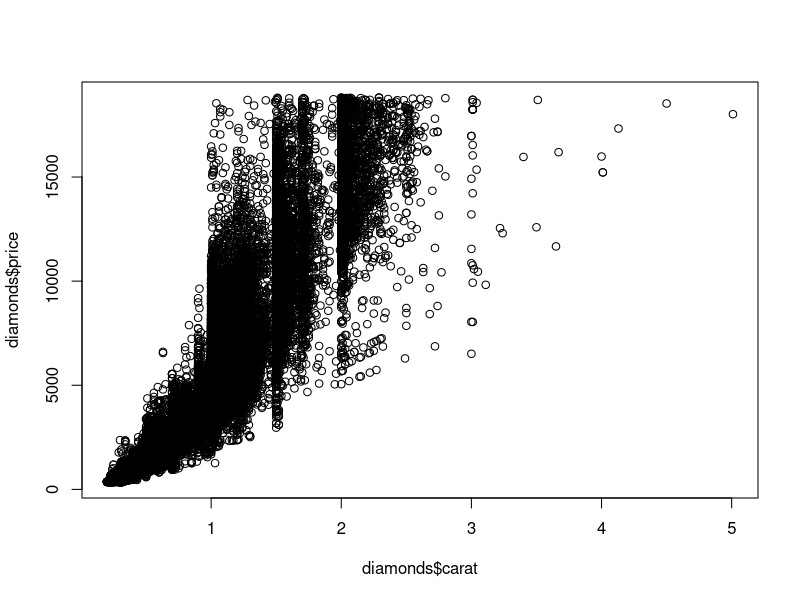
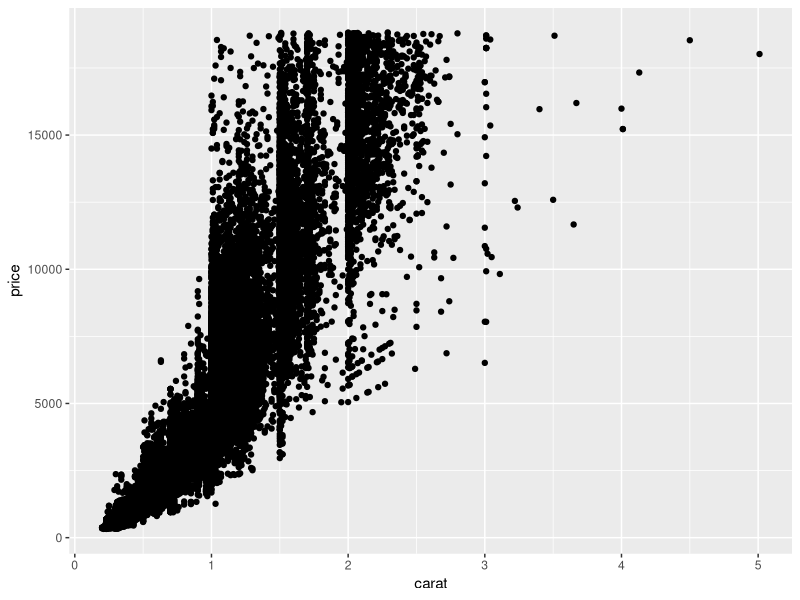
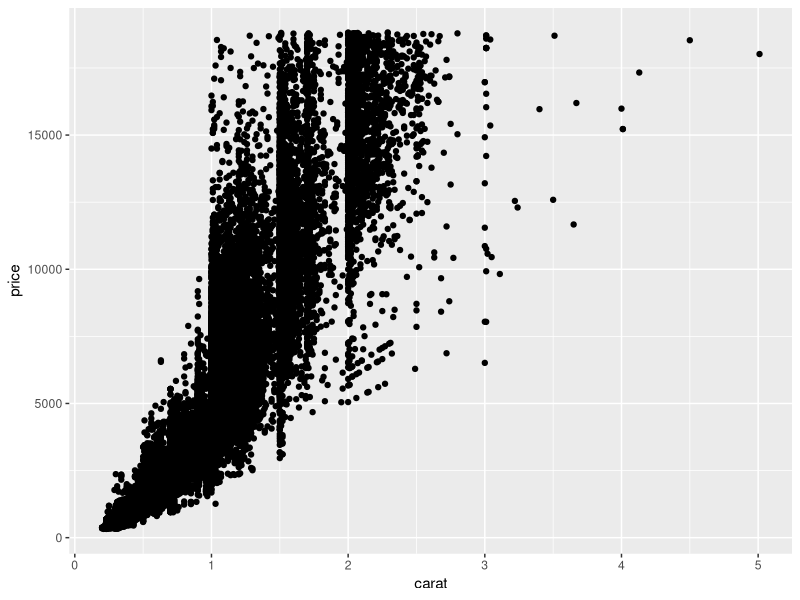
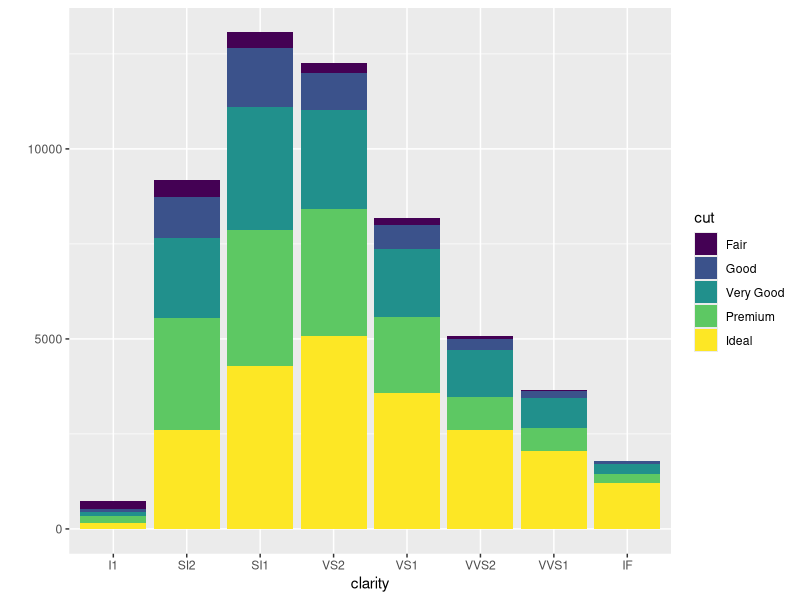
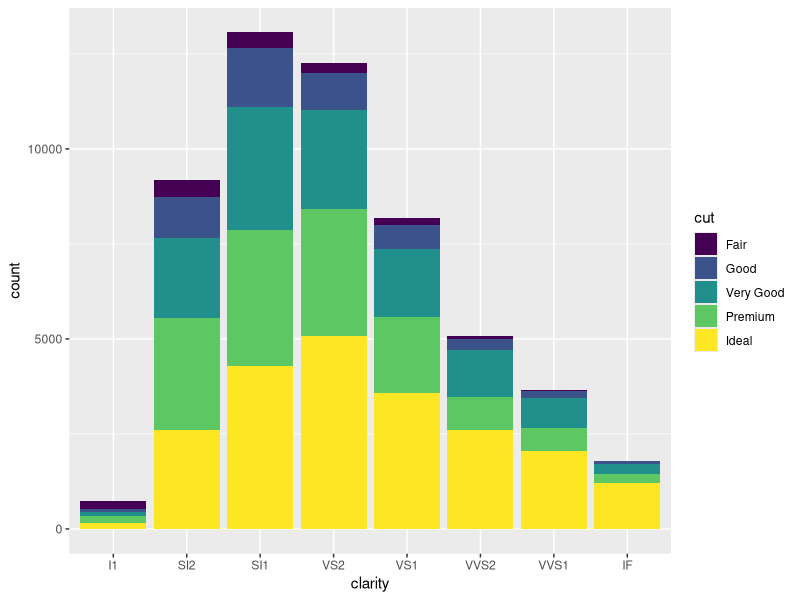
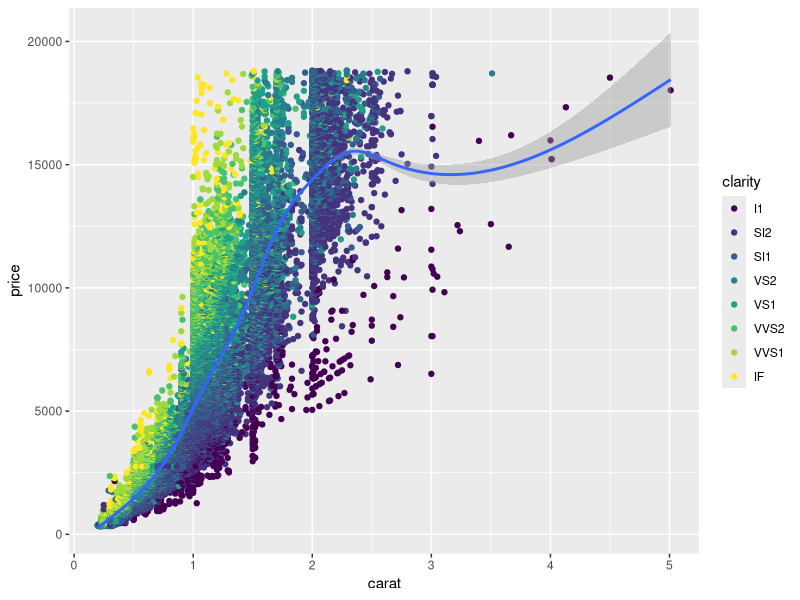
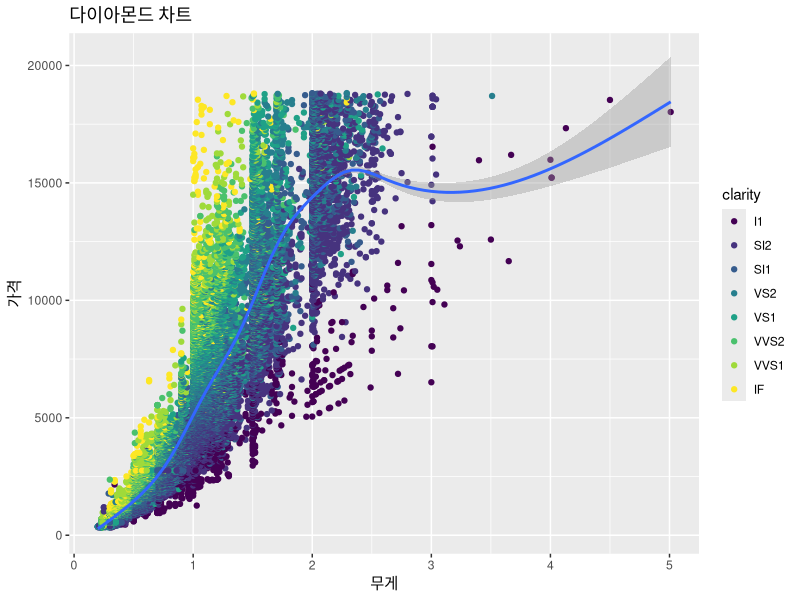
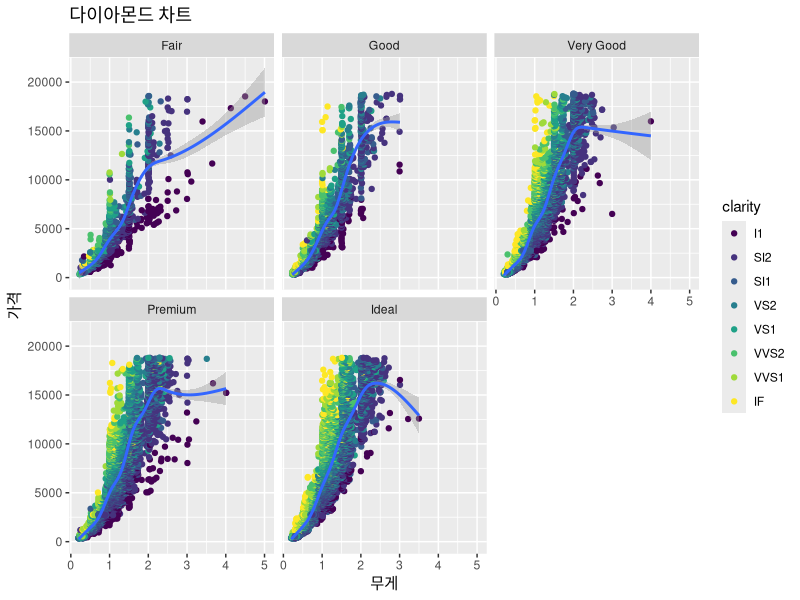

Generate these figures, in order, with R:
if(!require(ggplot2)){
  install.packages("ggplot2")
  require(ggplot2)
}
if(!require(RColorBrewer)){
   install.packages("RColorBrewer")
   require(RColorBrewer)
}
library(ggplot2)
library(RColorBrewer)
###########################################
# diamonds 데이터 설명(다이아몬드의 캐럿, 커팅 정보)
# price : 가격 ($)
# carat : 다이아몬드의 무게
# cut : cut 품질
# colour : J ~ D (D가 최상품)
# clarity : 투명도, I1 ~ IF (IF가 최상품)
#  - I1, SI1, SI2, VS1, VS2, VVS1, VVS2, IF
# x, y : 크기 (mm),
# z : 깊이 (mm)
# table : 다이아몬드 꼭지의 폭과 제일 넓은 곳의 거리
##########################################
head(diamonds)
plot(diamonds$carat, diamonds$price, type="p") #graphics
qplot(carat, price, data = diamonds, geom="point")


### ggplot으로 변경
g <- ggplot(diamonds, aes(x = carat, y = price))
g <- g + geom_point()
g


#qplot bar chart
qplot(clarity, data=diamonds, fill=cut, geom="bar")
#ggplot bar chart -> same output

### ggplot으로 변경
graphics.off
(ggplot(diamonds, aes(clarity, fill = cut))
  + geom_bar())

# 1 단계 : 미적 매핑
# ggplot()을 생성하면서 데이터와 미적 매핑 정보를 지정합니다.(x축 caret y축은 price)
# data : 데이터 지정
# aes() : 시각적 속성 지정
# x – X축 데이터 지정
# y – Y축 데이터 지정

g <-ggplot(diamonds, aes(carat, price))


# 2 단계 : 통계 변환 (생략)
# 3 단계 : 기하객체 적용
# 각각의 기하 객체는 미적 매핑 정보를 상속 받습니다.
# 기하객체를 여러 개 지정할 경우, 레이어(Layer) 형태로 중첩되어 표시됩니다.
# 상속 받은 x, y와 여기서 지정한 color 정보를 사용하여 산점도를 그림
# 상속 받은 x, y로 회귀선을 그립니다.

g <-g + geom_point(aes(color=clarity))+
  geom_smooth()
g


# 제목과 x축과 y축 label를 적음

g <- g + labs(title = "다이아몬드 차트",
              x = "무게", y = "가격")
g


# 4 단계 : 위치 조정 

g <- g + facet_wrap(~cut) #품질별 차트
g

# 그래프의 정보 표시
summary(g)

# 그래프를 ~.png라는 이름의 이미지 파일로 저장하기
ggsave("C:/r_workspace/diamonds.png")

###################################################
# mpg 데이터 셑 
# 'data.frame': 234 obs. of  11 variables:
#  $ manufacturer(제조회사): chr  "audi" "audi" "audi" "audi" ...
#  $ model(모델)       : chr  "a4" "a4" "a4" "a4" ...
#  $ displ(배기량)       : num  1.8 1.8 2 2 2.8 2.8 3.1 1.8 1.8 2 ...
#  $ year(생산연도)        : int  1999 1999 2008 2008 1999 1999 2008 1999 1999 2008 ...
#  $ cyl(실린더 개수)         : int  4 4 4 4 6 6 6 4 4 4 ...
#  $ trans(변속기 종류)       : chr  "auto(l5)" "manual(m5)" "manual(m6)" "auto(av)" ...
#  $ drv(구동 방식)         : chr  "f" "f" "f" "f" ...
#  $ cty(도시 연비)         : int  18 21 20 21 16 18 18 18 16 20 ...
#  $ hwy(고속도로 연비)         : int  29 29 31 30 26 26 27 26 25 28 ...
#  $ fl(연료 종류)          : chr  "p" "p" "p" "p" ...
#  $ class(자동차 종류)       : chr  "compact" "compact" "compact" "compact" ..
##############################################################
data(mpg, package="ggplot2")
head(mpg)


# boxplot
g <- ggplot(mpg, aes(class, cty, fill=class))
g

g + geom_boxplot() +
    scale_fill_brewer(palette = "Set2") +
    labs(title="Box plot", 
       subtitle="도시연비 vs 자동차 종류",
       caption="Source: mpg",
       x="자동차종류",
       y="도시연비")
 


